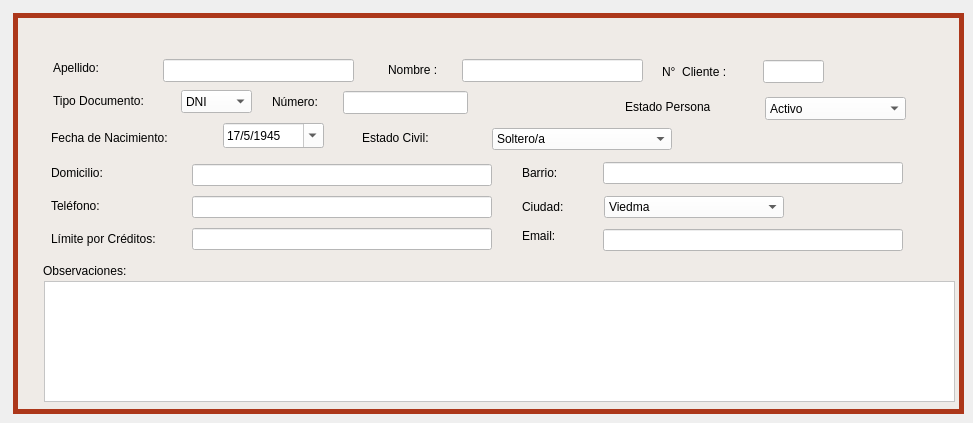
     <widget class="QWidget" name="tab_4">
      <attribute name="icon">
       <iconset>
        <normalon>Íconos/tarjeta-personal-de-datos-de-contacto.png</normalon>
       </iconset>
      </attribute>
      <attribute name="title">
       <string>Datos Personales</string>
      </attribute>
      <widget class="QGroupBox" name="groupBox">
       <property name="geometry">
        <rect>
         <x>13</x>
         <y>13</y>
         <width>951</width>
         <height>401</height>
        </rect>
       </property>
       <property name="styleSheet">
        <string notr="true">QGroupBox{
background-color: rgb(239, 235, 231);
border-style: solid;
border-width: 5px;
border-color: rgb(172, 55, 26);
}

QLabel{
background-color: rgb(239, 235, 231);
}

QLineEdit{
background-color: rgb(255, 255, 255);
}

QTextEdit{
background-color: rgb(255, 255, 255);
}

QComboBox{
background-color: rgb(255, 255, 255);
}

QDateEdit{
background-color: rgb(255, 255, 255);
}

</string>
       </property>
       <property name="title">
        <string/>
       </property>
       <widget class="QLabel" name="label_12">
        <property name="geometry">
         <rect>
          <x>509</x>
          <y>215</y>
          <width>131</width>
          <height>16</height>
         </rect>
        </property>
        <property name="text">
         <string>Email:</string>
        </property>
       </widget>
       <widget class="QLabel" name="label_11">
        <property name="geometry">
         <rect>
          <x>509</x>
          <y>152</y>
          <width>131</width>
          <height>16</height>
         </rect>
        </property>
        <property name="text">
         <string>Barrio:</string>
        </property>
       </widget>
       <widget class="QLineEdit" name="lne_nombre_nuevo">
        <property name="geometry">
         <rect>
          <x>449</x>
          <y>46</y>
          <width>181</width>
          <height>23</height>
         </rect>
        </property>
        <property name="text">
         <string/>
        </property>
       </widget>
       <widget class="QComboBox" name="cbx_ciudad">
        <property name="geometry">
         <rect>
          <x>591</x>
          <y>183</y>
          <width>180</width>
          <height>22</height>
         </rect>
        </property>
        <item>
         <property name="text">
          <string>Viedma</string>
         </property>
        </item>
        <item>
         <property name="text">
          <string>Patagones</string>
         </property>
        </item>
        <item>
         <property name="text">
          <string>Otros</string>
         </property>
        </item>
       </widget>
       <widget class="QLineEdit" name="lne_barrio">
        <property name="geometry">
         <rect>
          <x>590</x>
          <y>149</y>
          <width>300</width>
          <height>22</height>
         </rect>
        </property>
        <property name="text">
         <string/>
        </property>
       </widget>
       <widget class="QLabel" name="label_3">
        <property name="geometry">
         <rect>
          <x>649</x>
          <y>51</y>
          <width>111</width>
          <height>16</height>
         </rect>
        </property>
        <property name="text">
         <string>N°  Cliente :</string>
        </property>
       </widget>
       <widget class="QLabel" name="label_13">
        <property name="geometry">
         <rect>
          <x>349</x>
          <y>117</y>
          <width>131</width>
          <height>16</height>
         </rect>
        </property>
        <property name="text">
         <string>Estado Civil:</string>
        </property>
       </widget>
       <widget class="QLabel" name="label_7">
        <property name="geometry">
         <rect>
          <x>38</x>
          <y>117</y>
          <width>141</width>
          <height>16</height>
         </rect>
        </property>
        <property name="text">
         <string>Fecha de Nacimiento:</string>
        </property>
       </widget>
       <widget class="QLineEdit" name="lne_nro_doc">
        <property name="geometry">
         <rect>
          <x>330</x>
          <y>78</y>
          <width>125</width>
          <height>23</height>
         </rect>
        </property>
        <property name="text">
         <string/>
        </property>
       </widget>
       <widget class="QComboBox" name="cbx_estado_civil">
        <property name="geometry">
         <rect>
          <x>479</x>
          <y>115</y>
          <width>180</width>
          <height>22</height>
         </rect>
        </property>
        <item>
         <property name="text">
          <string>Soltero/a</string>
         </property>
        </item>
        <item>
         <property name="text">
          <string>Casado/a</string>
         </property>
        </item>
        <item>
         <property name="text">
          <string>Viudo/a</string>
         </property>
        </item>
        <item>
         <property name="text">
          <string>Divorsiado/a</string>
         </property>
        </item>
       </widget>
       <widget class="QLabel" name="label_6">
        <property name="geometry">
         <rect>
          <x>38</x>
          <y>218</y>
          <width>131</width>
          <height>16</height>
         </rect>
        </property>
        <property name="text">
         <string>Límite por Créditos:</string>
        </property>
       </widget>
       <widget class="QLabel" name="label_9">
        <property name="geometry">
         <rect>
          <x>30</x>
          <y>250</y>
          <width>121</width>
          <height>16</height>
         </rect>
        </property>
        <property name="text">
         <string>Observaciones: </string>
        </property>
       </widget>
       <widget class="QLineEdit" name="lne_domicilio">
        <property name="geometry">
         <rect>
          <x>179</x>
          <y>151</y>
          <width>300</width>
          <height>22</height>
         </rect>
        </property>
        <property name="text">
         <string/>
        </property>
       </widget>
       <widget class="QLabel" name="label_8">
        <property name="geometry">
         <rect>
          <x>38</x>
          <y>185</y>
          <width>121</width>
          <height>16</height>
         </rect>
        </property>
        <property name="text">
         <string>Teléfono:</string>
        </property>
       </widget>
       <widget class="QLineEdit" name="lne_nro_cliente">
        <property name="enabled">
         <bool>false</bool>
        </property>
        <property name="geometry">
         <rect>
          <x>750</x>
          <y>47</y>
          <width>61</width>
          <height>23</height>
         </rect>
        </property>
        <property name="text">
         <string/>
        </property>
       </widget>
       <widget class="QLabel" name="label_50">
        <property name="geometry">
         <rect>
          <x>40</x>
          <y>80</y>
          <width>141</width>
          <height>16</height>
         </rect>
        </property>
        <property name="text">
         <string>Tipo Documento:</string>
        </property>
       </widget>
       <widget class="QLabel" name="label">
        <property name="geometry">
         <rect>
          <x>375</x>
          <y>49</y>
          <width>71</width>
          <height>16</height>
         </rect>
        </property>
        <property name="text">
         <string>Nombre :</string>
        </property>
       </widget>
       <widget class="QLineEdit" name="lne_telefono">
        <property name="geometry">
         <rect>
          <x>179</x>
          <y>183</y>
          <width>300</width>
          <height>22</height>
         </rect>
        </property>
        <property name="text">
         <string/>
        </property>
       </widget>
       <widget class="QLineEdit" name="lne_email">
        <property name="geometry">
         <rect>
          <x>590</x>
          <y>216</y>
          <width>300</width>
          <height>22</height>
         </rect>
        </property>
        <property name="text">
         <string/>
        </property>
       </widget>
       <widget class="QDateEdit" name="dte_nacimiento">
        <property name="geometry">
         <rect>
          <x>210</x>
          <y>110</y>
          <width>101</width>
          <height>25</height>
         </rect>
        </property>
        <property name="maximumDate">
         <date>
          <year>7999</year>
          <month>12</month>
          <day>26</day>
         </date>
        </property>
        <property name="displayFormat">
         <string>dd/M/yyyy</string>
        </property>
        <property name="calendarPopup">
         <bool>true</bool>
        </property>
        <property name="date">
         <date>
          <year>1945</year>
          <month>5</month>
          <day>17</day>
         </date>
        </property>
       </widget>
       <widget class="QLabel" name="label_49">
        <property name="geometry">
         <rect>
          <x>259</x>
          <y>81</y>
          <width>71</width>
          <height>16</height>
         </rect>
        </property>
        <property name="text">
         <string>Número:</string>
        </property>
       </widget>
       <widget class="QLabel" name="label_10">
        <property name="geometry">
         <rect>
          <x>509</x>
          <y>186</y>
          <width>71</width>
          <height>16</height>
         </rect>
        </property>
        <property name="text">
         <string>Ciudad:</string>
        </property>
       </widget>
       <widget class="QComboBox" name="cbx_tipo_doc">
        <property name="geometry">
         <rect>
          <x>168</x>
          <y>77</y>
          <width>71</width>
          <height>23</height>
         </rect>
        </property>
        <item>
         <property name="text">
          <string>DNI </string>
         </property>
        </item>
        <item>
         <property name="text">
          <string>CUIL</string>
         </property>
        </item>
        <item>
         <property name="text">
          <string>CUIT </string>
         </property>
        </item>
       </widget>
       <widget class="QLabel" name="label_2">
        <property name="geometry">
         <rect>
          <x>40</x>
          <y>47</y>
          <width>91</width>
          <height>16</height>
         </rect>
        </property>
        <property name="text">
         <string>Apellido:</string>
        </property>
       </widget>
       <widget class="QLineEdit" name="lne_apellido">
        <property name="geometry">
         <rect>
          <x>150</x>
          <y>46</y>
          <width>191</width>
          <height>23</height>
         </rect>
        </property>
        <property name="text">
         <string/>
        </property>
       </widget>
       <widget class="QLineEdit" name="lne_limite_credito">
        <property name="geometry">
         <rect>
          <x>179</x>
          <y>215</y>
          <width>300</width>
          <height>22</height>
         </rect>
        </property>
        <property name="text">
         <string/>
        </property>
       </widget>
       <widget class="QLabel" name="label_5">
        <property name="geometry">
         <rect>
          <x>38</x>
          <y>152</y>
          <width>101</width>
          <height>16</height>
         </rect>
        </property>
        <property name="text">
         <string>Domicilio:</string>
        </property>
       </widget>
       <widget class="QTextEdit" name="txte_observaciones">
        <property name="geometry">
         <rect>
          <x>31</x>
          <y>268</y>
          <width>911</width>
          <height>121</height>
         </rect>
        </property>
        <property name="html">
         <string>&lt;!DOCTYPE HTML PUBLIC &quot;-//W3C//DTD HTML 4.0//EN&quot; &quot;http://www.w3.org/TR/REC-html40/strict.dtd&quot;&gt;
&lt;html&gt;&lt;head&gt;&lt;meta name=&quot;qrichtext&quot; content=&quot;1&quot; /&gt;&lt;style type=&quot;text/css&quot;&gt;
p, li { white-space: pre-wrap; }
&lt;/style&gt;&lt;/head&gt;&lt;body style=&quot; font-family:'Century Schoolbook L'; font-size:10pt; font-weight:72; font-style:normal;&quot;&gt;
&lt;p style=&quot;-qt-paragraph-type:empty; margin-top:0px; margin-bottom:0px; margin-left:0px; margin-right:0px; -qt-block-indent:0; text-indent:0px; -qt-user-state:131073; font-family:'KacstOne';&quot;&gt;&lt;br /&gt;&lt;/p&gt;
&lt;p style=&quot;-qt-paragraph-type:empty; margin-top:0px; margin-bottom:0px; margin-left:0px; margin-right:0px; -qt-block-indent:0; text-indent:0px; font-family:'KacstOne';&quot;&gt;&lt;br /&gt;&lt;/p&gt;&lt;/body&gt;&lt;/html&gt;</string>
        </property>
       </widget>
       <widget class="QComboBox" name="cbx_estado">
        <property name="geometry">
         <rect>
          <x>752</x>
          <y>84</y>
          <width>141</width>
          <height>23</height>
         </rect>
        </property>
        <item>
         <property name="text">
          <string>Activo</string>
         </property>
        </item>
        <item>
         <property name="text">
          <string>Moroso</string>
         </property>
        </item>
        <item>
         <property name="text">
          <string>Inactivo</string>
         </property>
        </item>
        <item>
         <property name="text">
          <string>Judicial</string>
         </property>
        </item>
        <item>
         <property name="text">
          <string>Bloqueado</string>
         </property>
        </item>
        <item>
         <property name="text">
          <string>Cupo Cubierto</string>
         </property>
        </item>
        <item>
         <property name="text">
          <string/>
         </property>
        </item>
       </widget>
       <widget class="QLabel" name="label_37">
        <property name="geometry">
         <rect>
          <x>612</x>
          <y>84</y>
          <width>121</width>
          <height>20</height>
         </rect>
        </property>
        <property name="text">
         <string>Estado Persona</string>
        </property>
       </widget>
      </widget>
     </widget>
